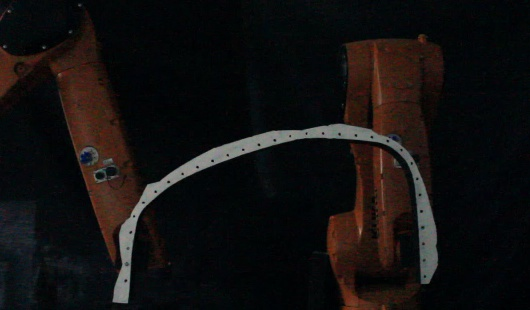
#> input picture all_imgs_test/MVI_3010.MOV0.jpeg, 530 x 310 px, found by its file name
$ jupyter execute --allow-errors image_steps.ipynb   (shell and % lines are left out)
#> lines starting #> are read from the running program, lines starting #| are printed output that depends on the picture; after the words box and inside, x2 and y2 are one past the last pixel; in counts of white or black regions, pixels touching at a corner belong together
### image_utils.py
#_*_ coding:utf-8 _*_
# import cv2.cv as cv
import cv2
import numpy as np
from skimage import morphology, data, color

#识别图中所有白色连通域，再将所有小的连通域改成黑色
def denoising(image):
    #print("desnoising")
    white = []
    image=image/255
    copy_image = image.copy()
    for i in range(len(image)):
        for j in range(len(image[i])):
            if image[i][j] > 0 and copy_image[i][j] != -1:
                whiteque = [(i,j)]
                temp_result = []
                while len(whiteque) > 0:
                    _i,_j = whiteque.pop()
                    temp_result.append((_i,_j))
                    copy_image[_i][_j] = -1
                    next = [(_i-1,_j),(_i+1,_j),(_i,_j-1),(_i,_j+1)]
                    for a,b in next:
                        if a >= 0 and b >= 0 and a < len(image) and b < len(image[0]) \
                                and image[a][b] > 0 and copy_image[a][b] != -1:
                            whiteque.append((a,b))
                white.append(temp_result)
                # print(temp_result)
    # print(white)
    for w in white:
        min_b = len(image[0])
        max_b = 0
        min_a = len(image)
        max_a = 0
        for a,b in w:
            min_b = min(b, min_b)
            max_b = max(b, max_b)
            min_a = min(a, min_a)
            max_a = max(a, max_a)
        # print(min_b,max_b,min_a,max_a)
        if max_b - min_b < 100 and max_a - min_a <80:
            for a,b in w:
                image[a][b] = 0
    return image * 255

# [28 lines left out: function expandConverse, not called in this run]

def inToOut(image):
    #print("inToOut")
    temp = []
    threshold = 4
    for i in range(threshold,len(image)-threshold):
        for j in range(threshold,len(image[0])-threshold):
            count = 0
            for a,b in [(1,1),(1,2),(1,0),(1,-2),(1,-1),(2,-1),(0,-1),(-2,-1),(-1,-1),
                        (-1,-2),(-1,0),(-2,-1),(-1,1),(-1,2),(0,1),(2,1)]:
                for c in range(1, threshold):
                    a, b = a*c, b*c
                    if  max(abs(a), abs(b))>threshold:
                        break
                    elif image[i+a][j+b] == 255:
                        count += 1
                        break
            if count > 8:
                temp.append((i,j))
    for i,j in temp:
        image[i][j] = 255
    return image
def rawSkeloton(image):
    skeleton = morphology.skeletonize(image/255)
    new_skeleton = [[0] * len(skeleton[0]) for _ in range(len(skeleton))]
    for i in range(len(skeleton)):
        for j in range(len(skeleton[0])):
            if skeleton[i][j]: new_skeleton[i][j] = 255
    new_skeleton = np.array(new_skeleton)
    return new_skeleton
def optimizeSkeloton(image):
    #强制从右下角开始找点
    image0Len = len(image[0])
    curves = [[]]
    for i in range(len(image)):
        find = False
        for j in range(200):
            if image[len(image)-i-1][image0Len-j-1] == 255:
                find = True
                break
        if find:
            curves[0].append((len(image)-i-1,image0Len-j-1))
            break
    # print(curves)
    #从右下角白线开始往上找，并记录是否分叉
    cross = set()
    crossStart = set()#记录曲线分叉之后的第一个点
    neighbotPt = [[0,-1],[-1,-1],[-1,0],[-1,1],[0,1],[1,1],[1,0],[1,-1]]
    for curve in curves:
        needtoEnd = True
        while needtoEnd:
            i,j = curve[-1]
            tempNext = []
            for a, b in neighbotPt:
                ia,jb = i+a,j+b
                test = image[ia][jb]
                if image[ia][jb] == 255 and (ia,jb) not in crossStart and (ia,jb) not in cross:
                    if len(curve) == 1 or (len(curve)>1 and not(ia == curve[-2][0] and jb == curve[-2][1])):
                        tempNext.append((ia,jb))
            if len(tempNext) == 0:
                needtoEnd = False
                break
            nextPt = tempNext.pop()
            while len(tempNext) > 0:
                cross.add((i,j))
                crossStart.add(nextPt)
                curves.append(curve[:])
                temp = tempNext.pop()
                crossStart.add(temp)
                curves[-1].append(temp)
            curve.append(nextPt)
    # print (curves)
    # print (len(curves))
    curve = curves[0]

    for c in curves:
        lencur = len(curve)
        lenc = len(c)
        if len(c) > len(curve):
            curve = c
    newImage = [[0]*image0Len for _ in range(len(image))]
    # print (curve)
    for i,j in curve:
        newImage[i][j] = 255
    return curve,np.array(newImage,np.uint8)

def findBottom(image,i=240,j=360):
    #从i，j开始向右下找，找到第一个右下角没有白点的点
    for k in range(len(image[0])):
        image[len(image)-1][k] = 0
    flagi = i
    flagj = j
    flagb = 240
    while i < len(image)-1 and j < len(image[0])-1 and image[i][j] != 255:#先向右找到第一个白点
        j += 1
    searchPt = [(0,-1),(1,-1),(1,0),(1,1)]
    search = True
    while i < len(image)-1 and j < len(image[0])-1 and image[i+1][j+1] == 255 and search:#再沿着这个白点向左、左下、下、右下寻找白点
        search = False
        if i > flagb:
            break
        for a,b in searchPt:
            ia,jb = i+a,j+b
            if image[ia][jb] == 255:
                i,j = ia,jb
                search = True
                break
    # print("bottom",i,j)
    #从上面搜索到的点作为起始点开始向上搜索下边界轮廓线
    search = True
    searchPt = [(0,-1),(-1,-1),(-1,0),(-1,1),(0,1),(1,1),(1,0),(1,-1)]#为顺时针方向
    curve = [(i,j)]
    flag = 1
    while search:
        search = False
        for _ in range(3):#顺时针方向搜索三次
            a,b = searchPt[flag]
            ia,jb = i+a,j+b
            if i < len(image)-1 and j < len(image[0])-1 and image[ia][jb] > 100:
                i,j = ia, jb
                search = True
                curve.append((i,j))
                break
            # print(ia,jb)
            flag = nextFlag(flag)
        if ia > flagi and jb < flagj:
            break
        flag = nextFlag(flag - 2)
    newImage = [[0] * len(image[0]) for _ in range(len(image))]
    # print (curve)
    for i, j in curve:
        newImage[i][j] = 255
    return curve, np.array(newImage,np.uint8)

def nextFlag(flag):
    if flag == 7: return 0
    else: return flag + 1


def generateData(mid, bottom, step,start_x = 170 ,start_y= 0):
    # print("mid", len(mid))
    # print("bottom", len(bottom))

    # 找到底线的起始点
    bottomFlag = 0
    for n, (i, j) in enumerate(bottom):
        if i == start_x and j > start_y:
            start_y = max(j, start_y)
            bottomFlag = n
    # print("start", n, start_x, start_y)
    # 向上寻找，每一点的梯度根据前后各m个点来判断。然后一个斜向算1.5，如果总数到step，则选择下一个基准点。
    # 找到基准点之后拟合直线，然后寻找附近的底线上的点。用一个flag，大概记录位置开始搜索。找到垂直线最近的两个点。然后取交点距离并乘二
    # 并记录总长度

    midFlag = 8
    midSelect = []
    bottomSelect = []
    beforeVx, beforeVy = -1, 0#初始化搜索方向（图中看的话是向上）
    tempStep = step - 1
    vectorSelect = []

    for n in range(bottomFlag, len(bottom)):
        # print(len(bottomSelect),len(midSelect))
        if bottom[n][0] > start_x: break #结束条件，如果从右向左找最终x>start_x就结束
        tempStep += abs(bottom[n][0] - bottom[n - 1][0]) + abs(bottom[n][1] - bottom[n - 1][1])
        if tempStep > step - 1:
            tempStep = 0

            fitLineRange = 8
            if n-fitLineRange < 0 or n + fitLineRange >= len(bottom):#边缘的点都跳过
                continue
            # 选中的点
            bottomSelect.append(bottom[n])
            aroundPts = np.array(bottom[n - fitLineRange:n + fitLineRange+1])#取选中的点周围的点
            [vx, vy, _, _] = cv2.fitLine(aroundPts, cv2.DIST_LABEL_PIXEL, 0, 0.01, 0.01)#拟合直线
            x = bottom[n][0]
            y = bottom[n][1]

            if beforeVx * vx + beforeVy * vy < 0:#如果法线方向和直线方向是钝角，直线方向旋转180度
                vx, vy = -vx, -vy
            beforeVx, beforeVy = vx, vy#更新搜索方向
            # 垂线
            vx, vy = vy, -vx
            vectorSelect.append((vx,vy))
            nextMidFlag = midFlag + 1

            bbx, bby = mid[midFlag]
            bnx, bny = mid[nextMidFlag]
            db = sinDis(x, y, vx, vy, bbx, bby)#这个值越大说明中线上的像素点（bbx,bby）偏离法线越远
            dn = sinDis(x, y, vx, vy, bnx, bny)
            if db > dn:#接下来几行是为了确定，在底线选中的点沿法线方向和中线的交点，在中线哪两个像素点之间
                while db > dn:
                    db = dn
                    nextMidFlag += 1
                    bnx, bny = mid[nextMidFlag]
                    dn = sinDis(x, y, vx, vy, bnx, bny)
                nextMidFlag -= 1
                midFlag = nextMidFlag - 1
                bbx, bby = mid[midFlag]
                dn = db
                db = sinDis(x, y, vx, vy, bbx, bby)
            else:
                while db < dn:
                    dn = db
                    midFlag -= 1
                    bbx, bby = mid[midFlag]
                    db = sinDis(x, y, vx, vy, bbx, bby)
                midFlag += 1
                nextMidFlag = midFlag + 1
                db = dn
                bnx, bny = mid[nextMidFlag]
                dn = sinDis(x, y, vx, vy, bnx, bny)
            bbx, bby = mid[midFlag]
            bnx, bny = mid[nextMidFlag]#得到中线上两个点之后，作直线和法线相交，得到交点，即为要得到的中线的点
            resx = bbx * dn / (db + dn) + bnx * db / (db + dn)
            resy = bby * dn / (db + dn) + bny * db / (db + dn)
            midSelect.append((resx, resy))
    #print("len of seq ------>    ",len(list(vectorSelect)),len(bottomSelect),len(midSelect))
    if(len(vectorSelect) > 20):#不希望得到的线长度太短，接下来几行代码是为了平滑midSelect
        bvx,bvy = midSelect[0][0] - bottomSelect[0][0], midSelect[0][1] - bottomSelect[0][1]
        norm = np.linalg.norm((bvx,bvy))
        bvx,bvy = bvx/norm,bvy/norm
        count = 0
        for n in range(1,min(len(bottomSelect),len(midSelect)) - 1):
            vx,vy = midSelect[n][0] - bottomSelect[n][0], midSelect[n][1] - bottomSelect[n][1]
            norm = np.linalg.norm((vx,vy))
            vx,vy = vx/norm, vy/norm
            # print (bvx * vx + bvy * vy)
            if bvx * vx + bvy * vy < 0.95:#如果两个法向量角度太大，说明这个向量可能异常，用左右两个点进行平均
                # print("change",midSelect[n])
                count += 1
                midSelect[n] = ((midSelect[n - 1][0] + midSelect[n + 1][0]) / 2,(midSelect[n - 1][1] + midSelect[n + 1][1]) / 2)
            bvx,bvy = vx,vy
    # print ("-----------------------",count)
        if len(bottomSelect)>len(midSelect):
            bottomSelect=bottomSelect[:len(midSelect)]
        return midSelect, bottomSelect, vectorSelect
    else:
        return [],[],[]

def sinDis(x,y,vx,vy,tx,ty):#计算点（x,y）和点（tx,ty）的距离减去这两个点组成的向量在向量（vx,vy）上的投影长度。
    cosDis = abs(vx*(tx-x) + vy*(ty-y))
    dis = np.linalg.norm((tx-x,ty-y))
    return dis - cosDis

# [8 lines left out: function denoiseUpDown, not called in this run]

def smooth(image):
    for i in range(1,len(image)-1):
        for j in range(1,len(image[0])-1):
            count0,count1 = 0,0
            for a,b in ([-1,0],[1,0],[0,1],[0,-1]):
                if image[i+a][j+b]==0:
                    count0+=1
                else:
                    count1+=1
            if image[i][j] == 0 and count1 == 3:#如果一个白色像素周围3个都是黑色像素，那么这个像素改为黑色
                # print('000')
                image[i][j] = max(image[i][j-1],image[i][j+1])
            if image[i][j] > 0 and count0 == 3:#如果一个黑色像素周围3个都是白色像素，那么这个像素改为白色
                # print ('111')
                image[i][j] = 0

            if image[i][j] == 0 and ((image[i+1][j-1]>0 and image[i-1][j+1]>0) or (image[i-1][j-1]>0 and image[i+1][j+1]>0)):
                image[i][j] = max(image[i-1][j-1],image[i-1][j+1])
    return image

### image_steps.ipynb
# This File is for image processing, extracting feature points and data formatting

### Dan Luo. CAADRIA 2020 Pre-Workshop
##### http://papers.cumincad.org/data/works/att/caadria2018_083.pdf

### Import Library

[cell 1]
import cv2
import os
import numpy as np
from skimage import morphology,data,color
import matplotlib.pyplot as plt
from image_utils import *
import warnings
warnings.filterwarnings('ignore')

### STEP 0 - Preparation: Image sequence has already been extracted from video, cropped, and saved to the folder "all_imgs"

### STEP 1 - Taking a image from folder "all_image" as an example

[cell 2]
# Export the results into the folder './stepdir/'
stepdir = './stepdir/'
if not os.path.exists(stepdir):
    os.mkdir(stepdir)

[cell 3]
frame1=cv2.imread('all_imgs/MVI_3010.MOV0.jpeg')
#> frame1 is the input picture: shape (310, 530, 3); mean B, G, R 16.2, 16.5, 18.5
cv2.imwrite(stepdir+"frame1.jpeg", frame1)
plt.imshow(frame1[:,:,::-1])
# Because when plt.imshow, it requires RGB read in different order comparing to cv2,
# thus need to swap the order of RGB for display

### STEP 2: Change the RGB image to grayscale image

[cell 4]
frame2 = cv2.cvtColor(frame1, cv2.COLOR_BGR2GRAY)
print(frame2.shape)
#| (310, 530)
cv2.imwrite(stepdir+"frame2.jpeg", frame2)
plt.imshow(frame2,'gray')

### STEP 3: Image Binarylization, for feature extraction.

[cell 5]
ret, frame3 = cv2.threshold(frame2, 80, 255, cv2.THRESH_BINARY)
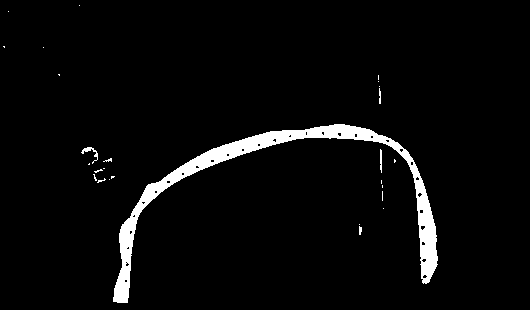
#> frame3: shape (310, 530); 3.9% white; 27 white regions (22 under 20 px), largest, box (x1, y1, x2, y2) and area: (113, 124, 438, 303) 6175, (81, 147, 98, 164) 75, (380, 149, 382, 173) 43, (379, 88, 381, 104) 27, (359, 226, 362, 235) 22
cv2.imwrite(stepdir+"frame3.jpeg", frame3)
plt.imshow(frame3,'gray')

### STEP 4: Remove white the noise and keep the main profile.

[cell 6]
frame4=denoising(frame3)
#> after the loop in denoising, `for i in range(len(image)):`: white = 30 items
#> the loop in denoising, `for w in white:` made 30 passes
#> w on passes 1 to 7: [(5, 79)], [(11, 8)], [(46, 3), (46, 4), (47, 4)], [(47, 43)], [(74, 58), (74, 59), (75, 59)], [(75, 378), (76, 378), (77, 378), (78, 378), (79, 378)], [(81, 378)]
#> after the loop in denoising, `for w in white:`:
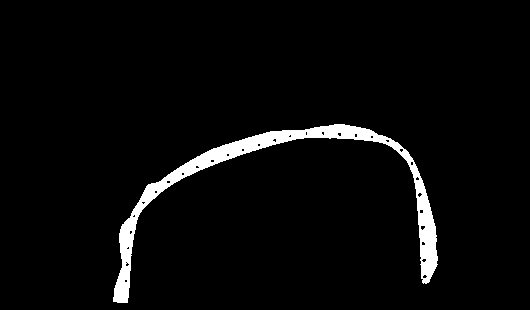
#> image: shape (310, 530) float64; values 0 (black) and 1 (white), 3.8% white; 1 white region, box (x1, y1, x2, y2) and area: (113, 124, 438, 303) 6175
cv2.imwrite(stepdir+"frame4.jpeg", frame4)
plt.imshow(frame4,'gray')

### STEP 5: Remove the black dots from interior

[cell 7]
frame5=inToOut(frame4)
#> after the loop in inToOut, `for i in range(threshold,len(image)-threshold):`: temp = 6182 pairs, first value 124 to 302, second value 114 to 437
#> the loop in inToOut, `for i,j in temp:` made 6182 passes
#> (i, j) on passes 1 to 3: (124, 335), (124, 336), (124, 337)
#> after the loop in inToOut, `for i,j in temp:`:
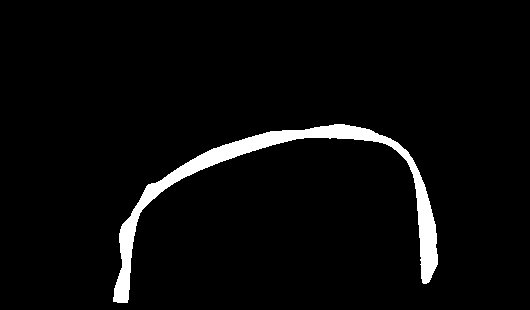
#> image: shape (310, 530) float64; 3.9% white; 1 white region, box (x1, y1, x2, y2) and area: (113, 124, 438, 303) 6432
cv2.imwrite(stepdir+"frame5.jpeg", frame5)
plt.imshow(frame5,'gray')

### STEP 6: Smooth edges (if not smoothed, the extracted lower boundaried could be short and incomplete)

[cell 8]
frame6 = smooth(frame5)
cv2.imwrite(stepdir+"frame6.jpeg", frame6)
plt.imshow(frame6,'gray')

### STEP 7: Extracting lower edge.

[cell 9]
bottom_curve,bottom = findBottom(frame6,260,360)
#> the loop in findBottom, `while i < len(image)-1 and j < len(image[0])-1 and image[i][j] != 255:..` made 60 passes
#> after the loop in findBottom, `while i < len(image)-1 and j < len(image[0])-1 and image[i][j] != 255:..`: j = 420
#> the loop in findBottom, `while i < len(image)-1 and j < len(image[0])-1 and image[i+1][j+1] == ..` made 1 pass
#> in findBottom, `curve = [(i,j)]`: curve = [(260, 420)]
#> after the loop in findBottom, `while search:`: curve = 417 pairs, first value 137 to 261, second value 130 to 421; i = 261; j = 130
#> in findBottom, `newImage = [[0] * len(image[0]) for _ in range(len(image))]`: newImage = 310 items
#> the loop in findBottom, `for i, j in curve:` made 417 passes
#> (i, j) on passes 1 to 3: (260, 420), (259, 420), (258, 421)
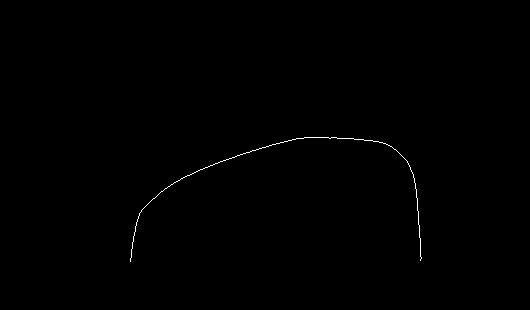
#> bottom: shape (310, 530); 0.25% white in thin lines or dots, all inside (x1, y1, x2, y2) = (130, 137, 422, 262)
#> bottom_curve has the same summary as curve in findBottom
cv2.imwrite(stepdir+"step7_bottom.jpeg", bottom)
plt.imshow(bottom,'gray')

### STEP 8: Extracting middle line

[cell 10]
raw_skeleton = rawSkeloton(frame6)
#> in rawSkeloton, `skeleton = morphology.skeletonize(image/255)`:
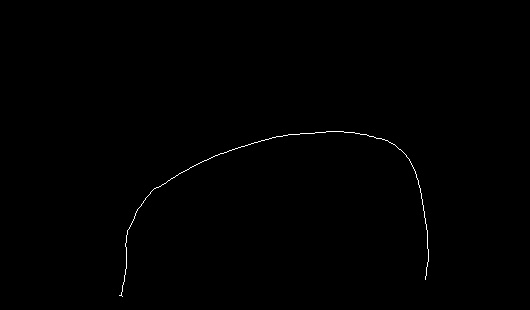
#> skeleton: shape (310, 530) bool; 0.3% white in thin lines or dots, all inside (x1, y1, x2, y2) = (119, 131, 429, 297)
cv2.imwrite(stepdir+"step8_raw_skeleton.jpeg", raw_skeleton)
plt.imshow(raw_skeleton,'gray')

### STEP 9: Mid-line optimization
    the mid_line could be branching, choose the longest branch

[cell 11]
mid_curve, mid = optimizeSkeloton(raw_skeleton)
#> in optimizeSkeloton, `image0Len = len(image[0])`: image0Len = 530
#> the loop in optimizeSkeloton, `for i in range(len(image)):` made 31 passes
#> after the loop in optimizeSkeloton, `for curve in curves:`: cross = 1 item; crossStart = 2 items
#> in optimizeSkeloton, `curve = curves[0]`: curve = 485 pairs, first value 131 to 295, second value 119 to 428
#> the loop in optimizeSkeloton, `for c in curves:` made 2 passes
#> (lencur, lenc) on passes 1 to 2: (485, 485), (485, 485)
#> in optimizeSkeloton, `newImage = [[0]*image0Len for _ in range(len(image))]`: newImage = 310 items
#> the loop in optimizeSkeloton, `for i,j in curve:` made 485 passes
#> (i, j) on passes 1 to 3: (279, 425), (278, 425), (277, 425)
#> mid: shape (310, 530); 0.3% white in thin lines or dots, all inside (x1, y1, x2, y2) = (119, 131, 429, 296)
#> mid_curve has the same summary as curve in optimizeSkeloton
cv2.imwrite(stepdir+"step9_mid.jpeg", mid)
plt.imshow(mid,'gray')

### STEP 10: Extracting training data points
    Sample at bottom_curve, find the normal, intersect normal with mid_curve, the length of normal segmented between mid and the bottom is half of the overall thickness.

[cell 12]
midSelect, bottomSelect,vectorSelect = generateData(mid_curve, bottom_curve, 5,240)
#> the loop in generateData, `for n, (i, j) in enumerate(bottom):` made 417 passes
#> (i, j, start_y, bottomFlag) on pass 21: (240, 420, 420, 20)
#> after the loop in generateData, `for n, (i, j) in enumerate(bottom):`: bottomFlag = 20; start_y = 420
#> the loop in generateData, `for n in range(bottomFlag, len(bottom)):` made 377 passes
#> (vx, vy, x, y, beforeVx, beforeVy) on passes 1, 5, 15, 19, 24, 29: ([-0.083], [0.997], 240, 420, [-0.997], [-0.083]), ([-0.083], [0.997], 236, 419, [-0.997], [-0.083]), ([-0.083], [0.997], 226, 419, [-0.997], [-0.083]), ([-0.083], [0.997], 222, 418, [-0.997], [-0.083]), ([0], [1], 217, 418, [-1], [0]), ([-0.083], [0.997], 212, 418, [-0.997], [-0.083])
#> the loop in generateData, `for n in range(1,min(len(bottomSelect),len(midSelect)) - 1):` made 94 passes

[cell 13]
frame_s = np.zeros((len(frame6), len(frame6[0]), 3),dtype=np.uint8)
#> frame_s: shape (310, 530, 3); every value is 0
for n in range(len(bottomSelect)):
    bi,bj = bottomSelect[n]
    mi,mj = midSelect[n]

    cv2.line(frame_s,(bj,bi),(int(mj),int(mi)),(0,100,100),1)
#> this loop made 96 passes
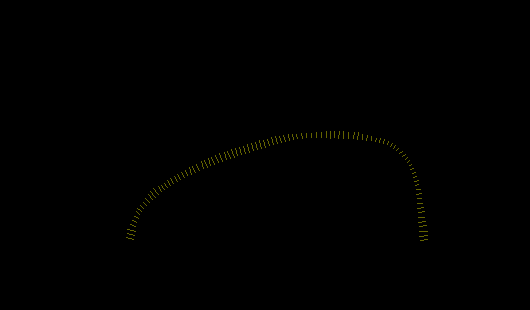
#> frame_s: shape (310, 530, 3); mean of channels 0, 1, 2 0, 0.4, 0.4; drawn as B, G, R
cv2.imwrite(stepdir+"stepframe_s.jpeg", frame_s)
plt.imshow(frame_s)

### Data validation

[cell 14]
frame_v = np.concatenate((frame6[:,:,None],frame6[:,:,None],frame6[:,:,None]),axis=2)
#> frame_v: shape (310, 530, 3) float64; 3.9% white; 1 white region, box (x1, y1, x2, y2) and area: (113, 124, 438, 303) 6431
for n in range(len(bottomSelect)):
    bi,bj = bottomSelect[n]
    mi,mj = midSelect[n]
    cv2.line(frame_v,(bj,bi),(int(mj),int(mi)),(150,150,0),1)
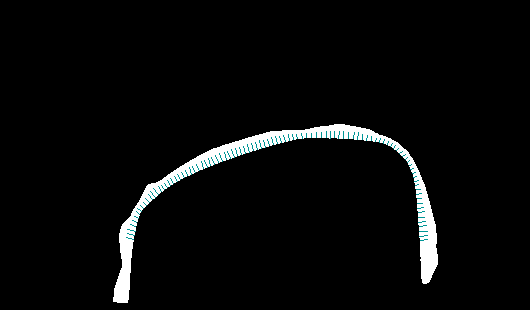
#> frame_v: shape (310, 530, 3) float64; mean of channels 0, 1, 2 9.6, 9.6, 9; drawn as B, G, R
plt.imshow(frame_v[:,:,::-1])
cv2.imwrite(stepdir+"stepframe_v.jpeg", frame_v)
cv2.imwrite("frame_v.jpeg", frame_v)
#> Out = True
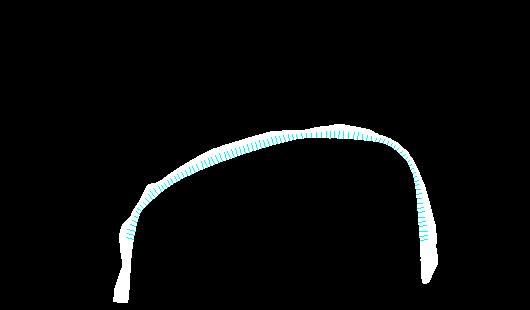
#> shown: shape (310, 530, 3) float64; mean R, G, B 0.0354, 0.0391, 0.0391

#### =======================================================

## SAVING the DATA.
## Run this block independently and it will generate all training dataset.

[cell 15]
all_datas=[]
input_dir='all_imgs/'
for i,input_img in enumerate(os.listdir(input_dir)):
    if '.jpeg' not in input_img:
        continue
    if i%100==0:
        print('finish {} of {}'.format(i,len(os.listdir(input_dir))))
    try:
        frame1 = cv2.imread(input_dir+input_img)
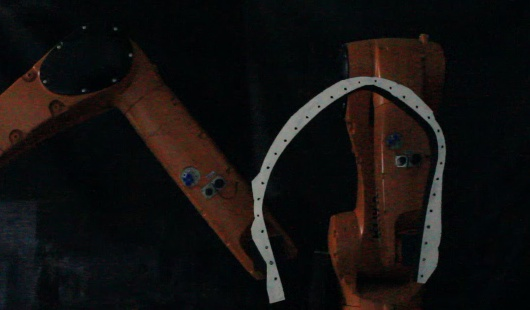
#> input picture all_imgs/MVI_3010.MOV32.jpeg, 530 x 310 px
#> frame1 is the input picture: shape (310, 530, 3); mean B, G, R 16.4, 17.2, 19.7
        frame2 = cv2.cvtColor(frame1, cv2.COLOR_BGR2GRAY)
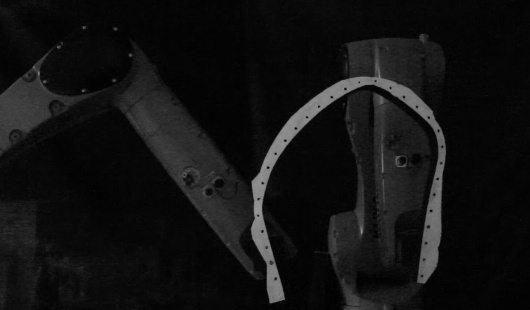
#> frame2: shape (310, 530); min 0, max 153, mean 17.8
        _, frame3 = cv2.threshold(frame2, 80, 255, cv2.THRESH_BINARY)
#> frame3: shape (310, 530); 3.8% white; 19 white regions (15 under 20 px), largest, box (x1, y1, x2, y2) and area: (251, 60, 446, 303) 6098, (379, 96, 383, 104) 23, (360, 225, 363, 234) 23, (382, 153, 384, 173) 22
        frame4=denoising(frame3)
#> (the rest of the program and of its run is left out)
